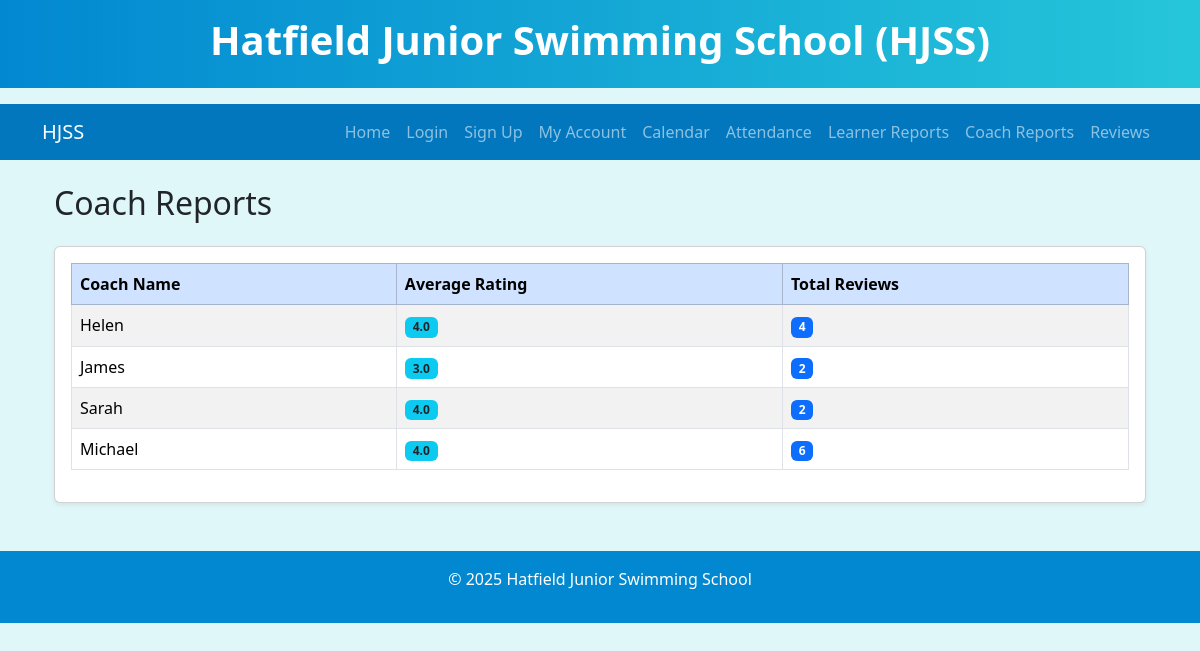
Screenshot of /reports/coaches (signed in) with the database file from the repository.
### models.py (models this page shows)
class Coach(db.Model):
    id = db.Column(db.Integer, primary_key=True)
    name = db.Column(db.String(100), nullable=False)
    lessons = db.relationship('Lesson', back_populates='coach')
    @property
    def reviews(self):
        return [review for lesson in self.lessons for review in lesson.reviews]

### main.py (the view)
@app.route("/reports/coaches")
def coach_report():
    if not session.get('is_admin'):
        flash("You must be an admin to access coach reports.", "error")
        return redirect(url_for('login'))
    coaches = Coach.query.all()
    return render_template("coach_report.html", coaches=coaches)

### templates/coach_report.html
{% extends "base.html" %}
{% block content %}
<div class="container">
    <h2 class="text-3xl font-bold text-blue-700 mb-4">Coach Reports</h2>
    {% if coaches %}
    <div class="card shadow-sm">
        <div class="card-body">
            <div class="table-responsive">
                <table class="table table-striped table-bordered align-middle">
                    <thead class="table-primary">
                        <tr>
                            <th>Coach Name</th>
                            <th>Average Rating</th>
                            <th>Total Reviews</th>
                        </tr>
                    </thead>
                    <tbody>
                        {% for coach in coaches %}
                        <tr>
                            <td>{{ coach.name }}</td>
                            <td>
                                {% if coach.reviews|length > 0 %}
                                    <span class="badge bg-info text-dark">
                                        {{ (coach.reviews|map(attribute='rating')|sum / coach.reviews|length)|round(2) }}
                                    </span>
                                {% else %}
                                    <span class="badge bg-secondary">N/A</span>
                                {% endif %}
                            </td>
                            <td>
                                <span class="badge bg-primary">{{ coach.reviews|length }}</span>
                            </td>
                        </tr>
                        {% endfor %}
                    </tbody>
                </table>
            </div>
        </div>
    </div>
    {% else %}
    <p class="text-blue-700">No coaches found.</p>
    {% endif %}
</div>
{% endblock %}

### templates/base.html (style rules this page uses)
body { background: #e0f7fa; }

### rows the page displays
Coach: name "Helen", reviews "4.0", reviews|length "4"
Coach: name "James", reviews "3.0", reviews|length "2"
Coach: name "Sarah", reviews "4.0", reviews|length "2"
Coach: name "Michael", reviews "4.0", reviews|length "6"
